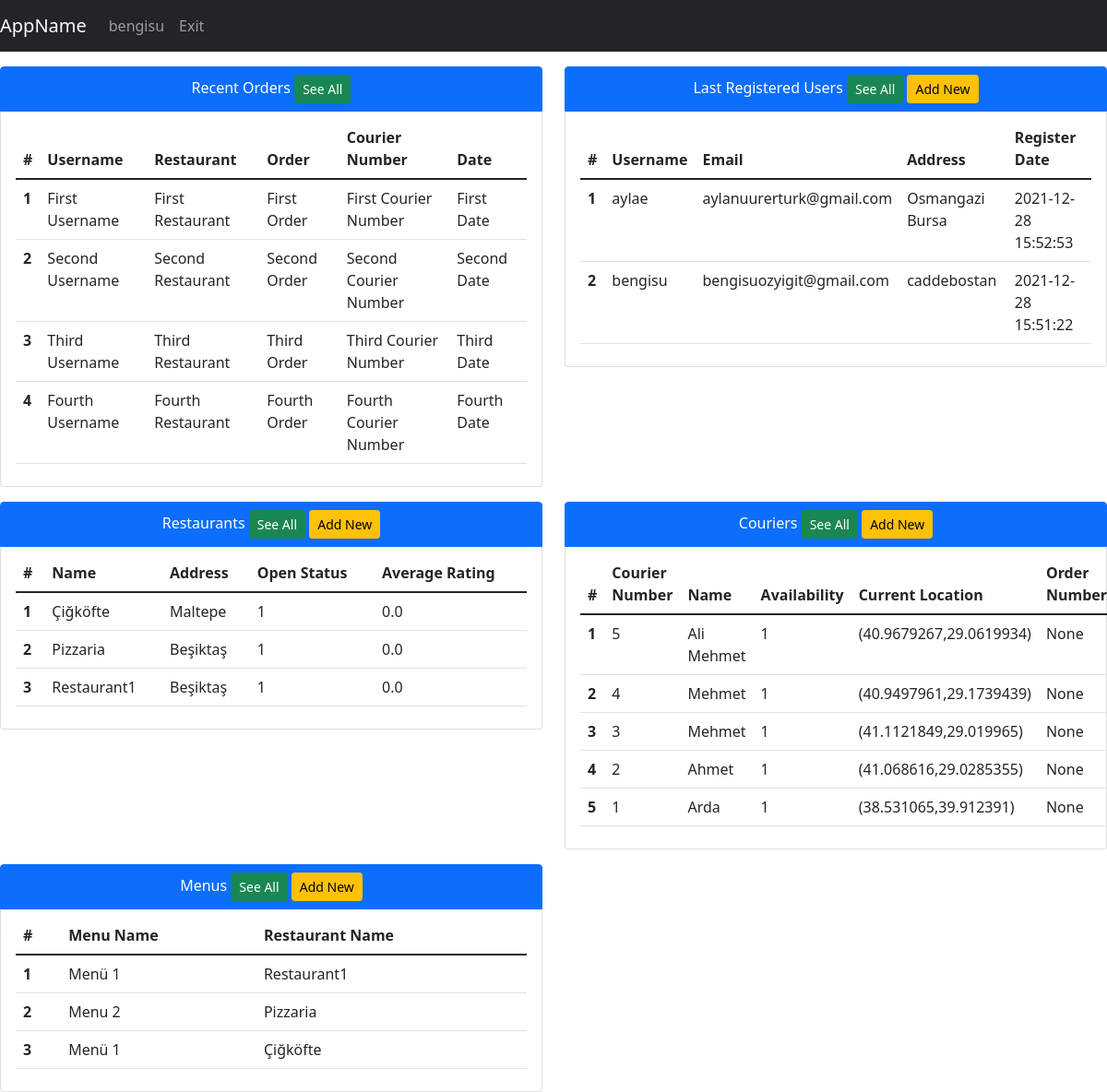
Screenshot of /home (signed in) with the database file from the repository.
### tables this page shows
CREATE TABLE users(username TEXT PRIMARY KEY,email TEXT,password TEXT,user_type INTEGER, address Text, lat REAL , lng REAL, registred_date Date DEFAULT (datetime('now','localtime')));

CREATE TABLE restaurant(id INTEGER PRIMARY KEY, restaurantName varchar(30),address varchar(250),lat Text,lng Text,isOpen binary,averageRating REAL);

CREATE TABLE couriers(id INTEGER PRIMARY KEY,name TEXT,is_available TEXT,lat REAL,lng, orderId int REFERENCES foodOrder(id) ON UPDATE CASCADE);

CREATE TABLE menu(id INTEGER PRIMARY KEY,menuName varchar(30), restaurantId int REFERENCES restaurant(id) ON UPDATE CASCADE);

### app.py (the view)
@app.route("/home", methods=["GET", "POST"])
def homeView():
    if not session.get('logged_in'):
        return render_template('auth/login.html', title='Login')
    if session["user_type"] == 1:
        data = getAllDbData(toGet=["users", "restaurant", "couriers", "menu", "restaurantName"], limit=4)
        session["isFiltered"], session["filteredData"] = False, {}
        return render_template('admin/adminHome.html', title='Admin Page', username=session["username"], data=data)
    else:
        return render_template('user/homePage.html', title='Home', username=session["username"])

### app.py (called while the page is built)
def getUsers(cursor, limit=None):
    if limit != None:
        cursor.execute(
            "SELECT username,email,address,registred_date,user_type FROM users ORDER BY registred_date desc LIMIT ?", (limit,))
    else:
        cursor.execute("SELECT username,email,address,registred_date,user_type FROM users ORDER BY registred_date desc")
    query = cursor.fetchall()
    return query

def getCouriers(cursor, limit=None):
    cursor.execute("SELECT id,name, is_available,lat,lng,orderId FROM couriers ORDER BY id desc")
    query = cursor.fetchall()
    return query

def getRestaurants(cursor, limit=None):
    cursor.execute("SELECT restaurantName,address,isOpen,averageRating,id FROM restaurant ORDER BY id desc")
    query = cursor.fetchall()
    return query

def getMenus(cursor, limit=None):
    cursor.execute("SELECT id, menuName, restaurantId FROM menu ORDER BY id desc")
    query = cursor.fetchall()
    return query

def getRestaurantName(cursor, limit=None):
    cursor.execute("SELECT restaurantName FROM restaurant")
    query = cursor.fetchall()
    return query

def getAllDbData(toGet, limit=None):
    with sqlite3.connect(DATABASE) as database:
        cursor = database.cursor()
    data = {}
    for entity in toGet:
        if entity == "couriers":
            data[entity] = getCouriers(cursor, limit)
        if entity == "users":
            data[entity] = getUsers(cursor, limit)
        if entity == "restaurant":
            data[entity] = getRestaurants(cursor, limit)
        if entity == "menu":
            data[entity] = getMenus(cursor, limit)
        if entity == "restaurantName":
            data[entity] = getRestaurantName(cursor, limit)
        else:
            pass
    return data

### templates/admin/adminHome.html (shortened to what this page needs)
{% extends 'base.html' %}
{% block navbar %}
<nav class="navbar navbar-expand-lg navbar-dark bg-dark">
    <a class="navbar-brand" href="#">AppName</a>
    <div class="collapse navbar-collapse" id="navbarNav">
        <ul class="navbar-nav">
          <li class="nav-item active"><a class="nav-link" href="/">{{username}}</a></li>
          <li class="nav-item active"><a class="nav-link" href="/exit">Exit</a></li>
        </ul>
    </div>
</nav>
{% endblock %}
{% block body %}
 <center>
 <div class="row mt-3">
     <div class="col-md-6" style="z-index: 0;">
         <ul class="list-group">
          <li class="list-group-item active">Recent Orders <button class="btn btn-sm btn-success" id="See All Orders">See All</button>
          </li>
          <li class="list-group-item">
            <table class="table table-hover">
              <thead>
                <tr>
                  <th scope="col">#</th>
                  <th scope="col">Username</th>
                  <th scope="col">Restaurant</th>
                  <th scope="col">Order</th>
                  <th scope="col">Courier Number</th>
                  <th scope="col">Date</th>
                </tr>
              </thead>
              <tbody>
                <tr>
                  <th scope="row">1</th>
                  <td>First Username</td>
                  <td>First Restaurant</td>
                  <td>First Order</td>
                  <td>First Courier Number</td>
                  <td>First Date</td>
                </tr>
                <tr>
                  <th scope="row">2</th>
                  <td>Second Username</td>
                  <td>Second Restaurant</td>
                  <td>Second Order</td>
                  <td>Second Courier Number</td>
                  <td>Second Date</td>
                </tr>
                <tr>
                  <th scope="row">3</th>
                  <td>Third Username</td>
                  <td>Third Restaurant</td>
                  <td>Third Order</td>
                  <td>Third Courier Number</td>
                  <td>Third Date</td>
                </tr>
                <tr>
                  <th scope="row">4</th>
                  <td>Fourth Username</td>
                  <td>Fourth Restaurant</td>
                  <td>Fourth Order</td>
                  <td>Fourth Courier Number</td>
                  <td>Fourth Date</td>
                </tr>
              </tbody>
            </table>
          </li>
        </ul>
     </div>
     <div class="col-md-6" style="z-index: 0;">
         <ul class="list-group">
          <li class="list-group-item active" >Last Registered Users
              <a type="button" href="/users" class="btn btn-sm btn-success" id="See All Users">See All</a>
            <a href="/addUser" class="btn btn-sm btn-warning">Add New</a></li>
          <li class="list-group-item">
            <table class="table table-hover">
              <thead>
                <tr>
                  <th scope="col">#</th>
                  <th scope="col">Username</th>
                  <th scope="col">Email</th>
                  <th scope="col">Address</th>
                  <th scope="col">Register Date</th>
                </tr>
              </thead>
              <tbody>
              {%for i in range(data["users"]|length)%}
                <tr>
                  <th scope="row">{{ i+1 }}</th>
                  <td>{{ data["users"][i][0] }}</td>
                  <td>{{ data["users"][i][1] }}</td>
                  <td>{{ data["users"][i][2] }}</td>
                  <td>{{ data["users"][i][3] }}</td>
                </tr>
              {%endfor%}
              </tbody>
            </table>
          </li>
        </ul>
     </div>
 </div>
</center>
<center>
 <div class="row mt-3">
     <div class="col-md-6" style="z-index: 0;">
         <ul class="list-group">
          <li class="list-group-item active">Restaurants <a class="btn btn-sm btn-success" href="\restaurants" id="See All Restaurants">See All</a>
            <a href="/addRestaurant" class="btn btn-sm btn-warning">Add New</a></li>
          <li class="list-group-item">
            <table class="table table-hover">
              <thead>
                <tr>
                  <th scope="col">#</th>
                  <th scope="col">Name</th>
                  <th scope="col">Address</th>
                  <th scope="col">Open Status</th>
                  <th scope="col">Average Rating</th>
                </tr>
              </thead>
              <tbody>
                {%for i in range(data["restaurant"]|length)%}
                <tr>
                  <th scope="row">{{ i+1 }}</th>
                  <td>{{ data["restaurant"][i][0] }}</td>
                  <td>{{ data["restaurant"][i][1] }}</td>
                  <td>{{ data["restaurant"][i][2] }}</td>
                  <td>{{ data["restaurant"][i][3] }}</td>
                </tr>
              {%endfor%}
              </tbody>
            </table>
          </li>
        </ul>
     </div>
     <div class="col-md-6" style="z-index: 0;">
         <ul class="list-group">
          <li class="list-group-item active">Couriers <a class="btn btn-sm btn-success" href="/couriers" id="See All Couriers">See All</a>
              <a href="/addCourier" class="btn btn-sm btn-warning">Add New</a></li>
          <li class="list-group-item">
            <table class="table table-hover">
              <thead>
                <tr>
                  <th scope="col">#</th>
                  <th scope="col">Courier Number</th>
                  <th scope="col">Name</th>
                  <th scope="col">Availability</th>
                  <th scope="col">Current Location</th>
                  <th scope="col">Order Number</th>
                </tr>
              </thead>
              <tbody>
                {%for i in range(data["couriers"]|length)%}
                <tr>
                  <th scope="row">{{ i+1 }}</th>
                    <td>{{ data["couriers"][i][0] }}</td>
                    <td>{{ data["couriers"][i][1] }}</td>
                    <td>{{ data["couriers"][i][2] }}</td>
                    <td>({{ data["couriers"][i][3] }},{{ data["couriers"][i][4] }})</td>
                  <td>{{ data["couriers"][i][5] }}</td>
                </tr>
              {%endfor%}
              </tbody>
            </table>
          </li>
        </ul>
     </div>
 </div>
</center>
<center>
  <div class="row mt-3">
    <div class="col-md-6" style="z-index: 0;">
        <ul class="list-group">
         <li class="list-group-item active">Menus <a class="btn btn-sm btn-success" href="\menus" id="See All Menus">See All</a>
           <a href="/addMenu" class="btn btn-sm btn-warning">Add New</a></li>
         <li class="list-group-item">
           <table class="table table-hover">
             <thead>
               <tr>
                 <th scope="col">#</th>
                 <th scope="col">Menu Name</th>
                 <th scope="col">Restaurant Name</th>
               </tr>
             </thead>
             <tbody>
               {%for i in range(data["menu"]|length)%}
               <tr>
                 <th scope="row">{{ i+1 }}</th>
                 <td>{{ data["menu"][i][1] }}</td>
                 <td>{{ data["restaurantName"][i][0] }}</td>
               </tr>
             {%endfor%}
             </tbody>
           </table>
         </li>
       </ul>
    </div>
 </center>
{% endblock %}

### templates/base.html (shortened to what this page needs)
<!doctype html>
<html lang="en">
  <head>
    <link href="https://cdn.jsdelivr.net/npm/bootstrap@5.1.3/dist/css/bootstrap.min.css" rel="stylesheet">
  </head>
  <body>
  <div>
    {% block navbar %}
    {% endblock %}
  </div>
  <div>
    {% block body %}
    {% endblock %}
  </div>
  </body>
</html>

### rows the page displays
users: username "bengisu", username "bengisu", email "bengisuozyigit@gmail.com", address "caddebostan", registred_date "2021-12-28 15:51:22"
users: username "aylae", email "aylanuurerturk@gmail.com", address "Osmangazi Bursa", registred_date "2021-12-28 15:52:53"
restaurant: restaurantName "Çiğköfte", address "Maltepe", isOpen "1", averageRating "0.0", restaurantName "Çiğköfte"
restaurant: restaurantName "Pizzaria", address "Beşiktaş", isOpen "1", averageRating "0.0", restaurantName "Pizzaria"
restaurant: restaurantName "Restaurant1", address "Beşiktaş", isOpen "1", averageRating "0.0", restaurantName "Restaurant1"
couriers: id "5", name "Ali Mehmet", is_available "1", lat "40.9679267", lng "29.0619934"
couriers: id "4", name "Mehmet", is_available "1", lat "40.9497961", lng "29.1739439"
couriers: id "3", name "Mehmet", is_available "1", lat "41.1121849", lng "29.019965"
couriers: id "2", name "Ahmet", is_available "1", lat "41.068616", lng "29.0285355"
couriers: id "1", name "Arda", is_available "1", lat "38.531065", lng "39.912391"
menu: menuName "Menü 1"
menu: menuName "Menu 2"
menu: menuName "Menü 1"

### other values shown
{{ i+1 }} "1" "2"
{{ i+1 }} "1" "2" "3"
{{ i+1 }} "1" "2" "3" "4" "5"
{{ data["couriers"][i][5] }} "None" "None" "None" "None" "None"
